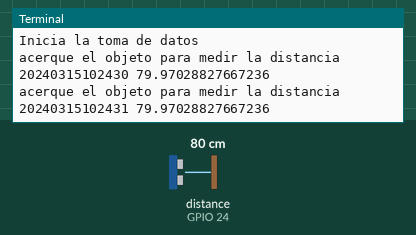
Recording of a program running on a simulated Raspberry Pi (BCM pin numbers). Shown: the last lines printed to the terminal. Inputs (shaded band) come from the test bench; at power-on: distance to the obstacle (sensor on GPIO 24) 80 cm. The echo pulse lasts 58.3 µs per cm; the clock reads 2024-03-15 10:24:30 at power-on unless the program sets it; files the program writes start out absent.

Above: at 1.2 s.
1.3 s: distance to the obstacle (sensor on GPIO 24) set to 2 cm
At 2.6 s:
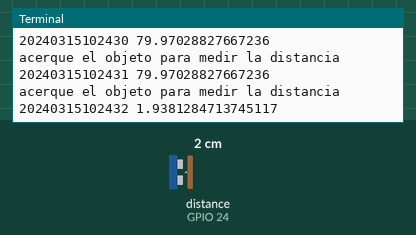
2.8 s: distance to the obstacle (sensor on GPIO 24) set to 4 cm
At 3.8 s:
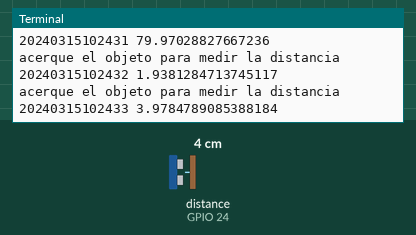
Timing chart, 0 to 5.8 s (numbered marks = the images above; inputs shaded):
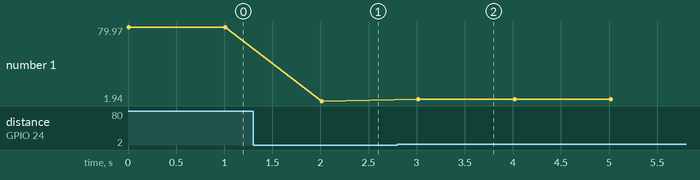

Measured:
- after the input at 1.3 s, the terminal: prints a new line after 0.71 s (image 1)
- after the input at 2.8 s, the terminal: prints a new line after 0.22 s (image 2)
- plotted number 1: 79.97 → 1.94 after the input at 1.3 s, 1.94 → 3.98 after the input at 2.8 s

The program:

distancia.py
```python
import RPi.GPIO as GPIO
import time
from datetime import datetime

GPIO.setmode(GPIO.BCM)
GPIO_TRIGGER = 23
GPIO_ECHO    = 24
GPIO.setup(GPIO_TRIGGER,GPIO.OUT)
GPIO.setup(GPIO_ECHO,GPIO.IN)
GPIO.output(GPIO_TRIGGER, False)

sFileStamp = time.strftime('%Y%m%d%H')
sFileName = '\out' + sFileStamp + '.txt'
f=open(sFileName, 'a')
f.write('TimeStamp,Value' + '\n')
print ('Inicia la toma de datos')

try:
    while True:
        print ('acerque el objeto para medir la distancia')
        GPIO.output(GPIO_TRIGGER,True)
        time.sleep(0.00001)
        GPIO.output(GPIO_TRIGGER,False)
        start = time.time()
        while GPIO.input(GPIO_ECHO)==0:
            start = time.time()
        while GPIO.input(GPIO_ECHO)==1:
            stop = time.time()
        elapsed = stop-start
        distance = (elapsed * 34300)/2
        sTimeStamp = time.strftime('%Y%m%d%H%M%S')
        f.write(sTimeStamp + ',' + str(distance) + '\n')
        print (sTimeStamp + ' ' + str(distance))
        time.sleep(1)
        sTmpFileStamp = time.strftime('%Y%m%d%H')
        if sTmpFileStamp != sFileStamp:
            f.close
            sFileName = 'out/' + sTmpFileStamp + '.txt'
            f=open(sFileName, 'a')
            sFileStamp = sTmpFileStamp
            print ('creando el archivo')

except KeyboardInterrupt:
    print ('\n' + 'termina la captura de datos.' + '\n')
    f.close
    GPIO.cleanup()
```
